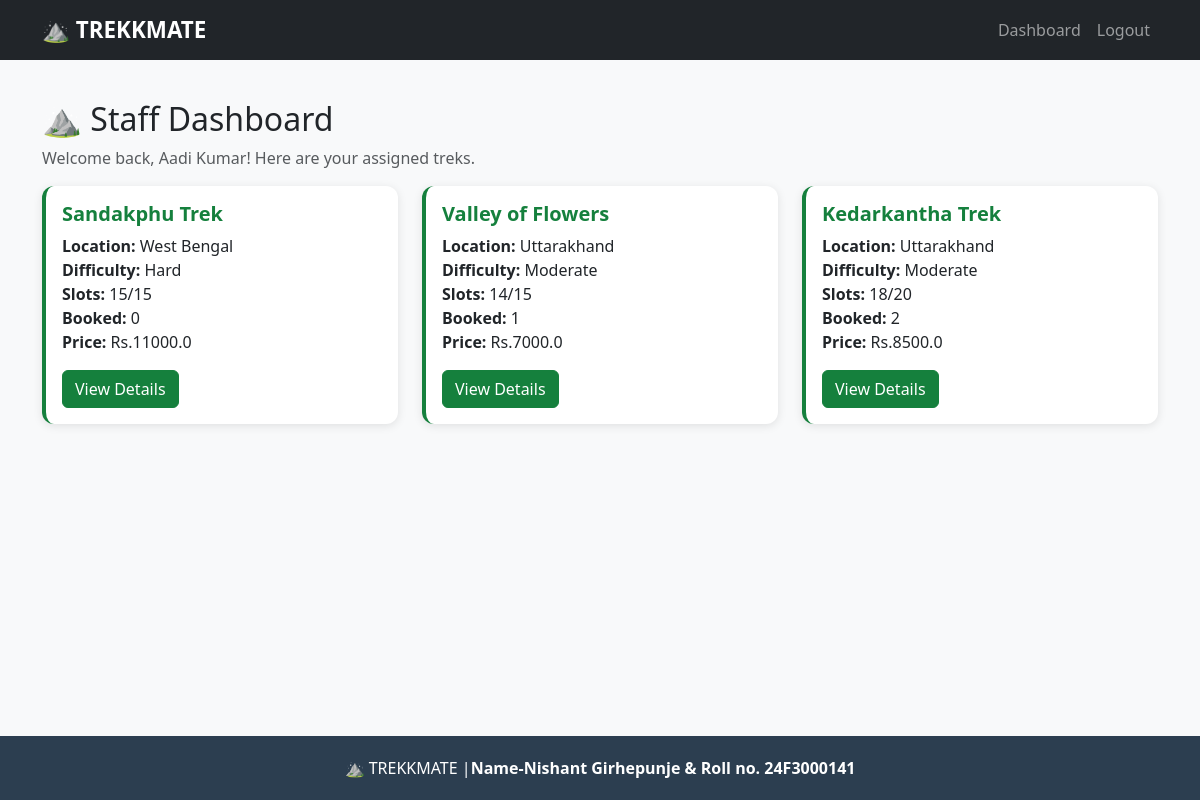
Screenshot of /staff/dashboard (signed in) with the database file from the repository.
### tables this page shows
CREATE TABLE treks (
        id INTEGER PRIMARY KEY AUTOINCREMENT,
        name TEXT NOT NULL, location TEXT NOT NULL,
        difficulty TEXT NOT NULL, duration INTEGER NOT NULL,
        total_slots INTEGER NOT NULL, available_slots INTEGER NOT NULL,
        staff_id INTEGER, status TEXT DEFAULT 'Pending',
        start_date TEXT, end_date TEXT, description TEXT,
        price REAL DEFAULT 0, created_at TEXT DEFAULT CURRENT_TIMESTAMP,
        FOREIGN KEY (staff_id) REFERENCES users(id)
    );

### app.py (the view)
@app.route("/staff/dashboard")
@staff_required
def staff_dashboard():
    conn = get_db()
    staff_id = session["user_id"]
    assigned_treks = conn.execute("SELECT t.*, (SELECT COUNT(*) FROM bookings WHERE trek_id=t.id AND status='Booked') as booked_count FROM treks t WHERE t.staff_id=? ORDER BY t.id DESC", (staff_id,)).fetchall()
    conn.close()
    return render_template("staff/dashboard.html", treks=assigned_treks)

### app.py (called while the page is built)
def get_db():
    conn = sqlite3.connect(DB_NAME)
    conn.row_factory = sqlite3.Row
    return conn

def staff_required(f):
    @wraps(f)
    def check(*args, **kwargs):
        if "user_id" not in session:
            flash("Please login first", "warning")
            return redirect(url_for("login"))
        if session.get("role") != "staff":
            flash("Staff access required", "danger")
            return redirect(url_for("login"))
        return f(*args, **kwargs)
    return check

### templates/staff/dashboard.html (shortened to what this page needs)
{% extends 'base.html' %}
{% block content %}
<h2>⛰️ Staff Dashboard</h2>
<p class="text-muted">Welcome back, {{ session.get('full_name') }}! Here are your assigned treks.</p>
<div class="row">
    {% for trek in treks %}
    <div class="col-md-4 mb-4">
        <div class="card h-100 trek-card">
            <div class="card-body">
                <h5 class="card-title">{{ trek.name }}</h5>
                <p class="card-text">
                    <strong>Location:</strong> {{ trek.location }}<br>
                    <strong>Difficulty:</strong> {{ trek.difficulty }}<br>
                    <strong>Slots:</strong> {{ trek.available_slots }}/{{ trek.total_slots }}<br>
                    <strong>Booked:</strong> {{ trek.booked_count }}<br>
                    <strong>Price:</strong> Rs.{{ trek.price }}
                </p>
                <a href="{{ url_for('staff_trek_detail', trek_id=trek.id) }}" class="btn btn-success">View Details</a>
            </div>
        </div>
    </div>
    {% endfor %}
</div>
{% endblock %}

### static/css/style.css (style rules this page uses)
body { min-height: 100vh; display: flex; flex-direction: column; background-color: #f8f9fa; }
.card { border: none; box-shadow: 0 2px 10px rgba(0,0,0,0.1); transition: transform 0.2s; border-radius: 12px; }
.card-body h5 { color: #15803d; font-weight: 600; }
.btn-success { background-color: #15803d; border-color: #15803d; }
.trek-card { border-left: 4px solid #15803d; }
.trek-card .card-title { color: #15803d; }

### rows the page displays
treks: name "Sandakphu Trek", location "West Bengal", difficulty "Hard", available_slots "15", total_slots "15", booked_count "0", price "11000.0"
treks: name "Valley of Flowers", location "Uttarakhand", difficulty "Moderate", available_slots "14", total_slots "15", booked_count "1", price "7000.0"
treks: name "Kedarkantha Trek", location "Uttarakhand", difficulty "Moderate", available_slots "18", total_slots "20", booked_count "2", price "8500.0"

### other values shown
{{ session.get('full_name') }} "Aadi Kumar"
